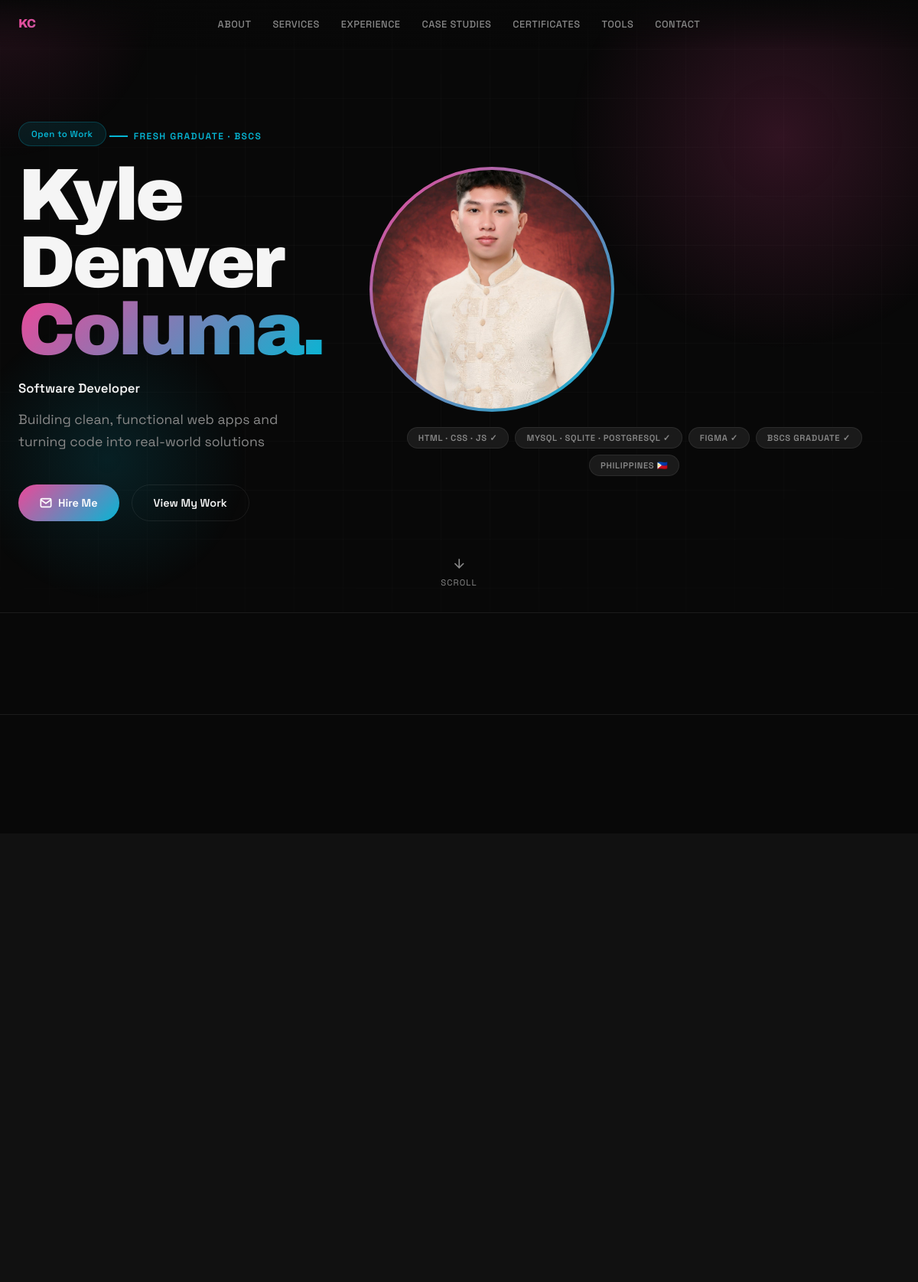
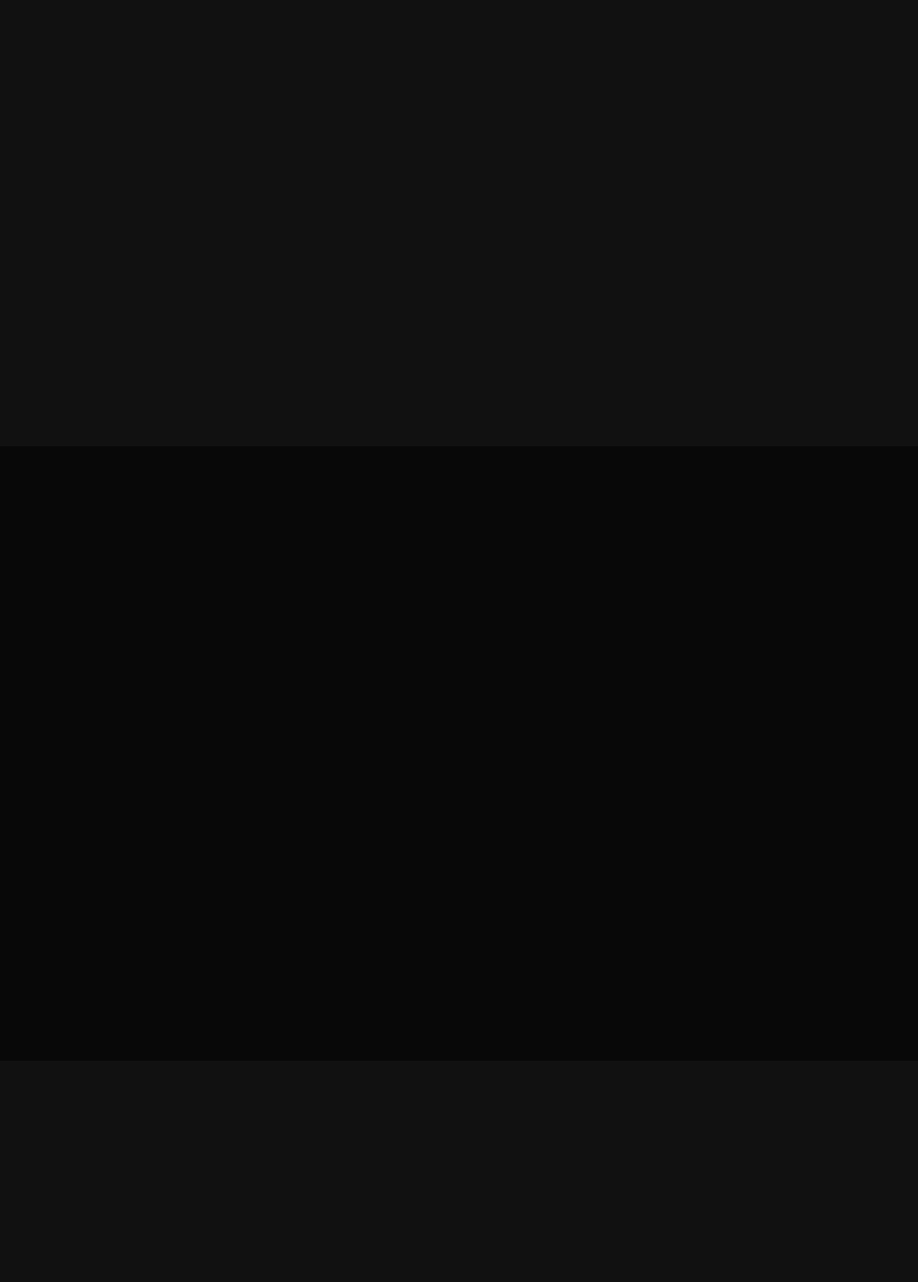
The page / (upper part) on the database its author committed (2 pictures, top to bottom).
### portfolio/models.py (models this page shows, shortened)
class SiteProfile(models.Model):
    logo_text = models.CharField(max_length=50, default='CJR')
    site_title = models.CharField(max_length=200, default='CJ Regasa — Virtual Assistant Portfolio')
    meta_description = models.TextField(
        default='Virtual Assistant, Customer Support Specialist, Shopify & E-commerce VA based in the Philippines.'
    )
    availability_badge = models.CharField(
        max_length=300,
        default='Available for Full-Time VA, Customer Support, Shopify & E-commerce Roles',
    )
    hero_tag = models.CharField(max_length=200, default='Philippines · Remote · GMT+8')
    hero_name_line1 = models.CharField(max_length=100, default='Celito John')
    hero_name_line2 = models.CharField(max_length=100, default='Regasa.')
    hero_role = models.CharField(
        max_length=300,
        default='Virtual Assistant | Customer Support Specialist | Shopify & E-commerce VA',
    )
    hero_subtitle = models.TextField(
        default=(
            'Helping businesses streamline operations, deliver excellent customer service, '
            'and grow their online presence through reliable virtual assistance, e-commerce support, '
            'and social media management.'
        )
    )
    hero_initials = models.CharField(max_length=10, default='CJ')
    profile_photo = models.FileField(upload_to='profile/', blank=True, null=True)
    brands_label = models.CharField(max_length=200, default="Brands & Companies I've Worked With")
    about_section_tag = models.CharField(max_length=100, default='About Me')
    about_title = models.CharField(max_length=200, default='Your Reliable Remote Partner.')
    about_bio_1 = models.TextField(blank=True)
    about_bio_2 = models.TextField(blank=True)
    about_bio_3 = models.TextField(blank=True)
    education_icon = models.CharField(max_length=10, default='🎓')
    education_title = models.CharField(max_length=200, default='BSEd English · Batch 2020')
    education_subtitle = models.CharField(max_length=200, default='Tarlac State University')
    services_section_tag = models.CharField(max_length=100, default='What I Do')
    services_title = models.CharField(max_length=200, default='Services Offered.')
    services_subtitle = models.TextField(
        default='From customer support to e-commerce and social media — I help businesses run smoother and grow online.'
    )
    experience_section_tag = models.CharField(max_length=100, default='Career Timeline')
    experience_title = models.CharField(max_length=200, default='Professional Experience.')
    experience_subtitle = models.TextField(
        default='7+ years across BPO, e-commerce, social media, and team training.'
    )
    testimonials_section_tag = models.CharField(max_length=100, default='Kind Words')
    testimonials_title = models.CharField(max_length=200, default='What Clients Say.')
    case_studies_section_tag = models.CharField(max_length=100, default='Real Work, Real Results')
    case_studies_title = models.CharField(max_length=200, default='Case Studies.')
    case_studies_subtitle = models.TextField(
        default='Detailed breakdowns of challenges, actions, and outcomes from real projects.'
    )
    tools_section_tag = models.CharField(max_length=100, default='Tech Stack')
    tools_title = models.CharField(max_length=200, default='Tools & Platforms.')
    tools_subtitle = models.TextField(
        default='The platforms and software I use daily to deliver results.'
    )
    certificates_section_tag = models.CharField(max_length=100, default='Credentials')
    certificates_title = models.CharField(max_length=200, default='Certificates & Training.')
    certificates_subtitle = models.TextField(
        default='Professional certifications and completed training programs.',
    )
    contact_section_tag = models.CharField(max_length=100, default='Get In Touch')
    contact_title = models.CharField(max_length=200, default='Ready to Work Together?')
    contact_subtitle = models.TextField(
        default=(
            "Send me a message and I'll get back to you within 24 hours. "
            "I'm open to full-time, part-time, and project-based remote roles."
        )
    )
    email = models.EmailField(default='celitojohn@gmail.com')
    phone = models.CharField(max_length=50, default='+63 981 717 4999')
    linkedin_url = models.URLField(blank=True, default='https://www.linkedin.com/in/cj-regasa')
    linkedin_label = models.CharField(max_length=100, default='LinkedIn — CJ Regasa')
    toast_message = models.CharField(
        max_length=200,
        default="Message sent! I'll get back to you within 24 hours.",
    )
    footer_line1 = models.CharField(
        max_length=300,
        default="© 2026 Celito John Regasa · O'Donnell, Capas, Tarlac, Philippines",
    )
    footer_line2 = models.CharField(
        max_length=200,
        default='Available for new projects · Philippines (GMT+8)',
    )
    class Meta:
        verbose_name = 'Site Profile'
        verbose_name_plural = 'Site Profile'
    @classmethod
    def load(cls):
        profile, _ = cls.objects.get_or_create(pk=1)
        return profile

class SkillChip(models.Model):
    label = models.CharField(max_length=100, help_text='Example: Shopify ✓')
    order = models.PositiveIntegerField(default=0)
    class Meta:
        ordering = ['order']
        verbose_name = 'Skill Chip'
        verbose_name_plural = 'Skill Chips'

### portfolio/views.py (the view)
# urls.py: 2. Add a URL to urlpatterns:  path('', views.home, name='home')
def home(request):
    profile = SiteProfile.load()
    context = {
        'profile': profile,
        'stats': Stat.objects.all(),
        'skill_chips': SkillChip.objects.all(),
        'brands': Brand.objects.all(),
        'values': Value.objects.all(),
        'services': Service.objects.all(),
        'experiences': Experience.objects.all(),
        'testimonials': Testimonial.objects.all(),
        'case_studies': CaseStudy.objects.all(),
        'certificates': Certificate.objects.all(),
        'tool_categories': ToolCategory.objects.prefetch_related('tools'),
    }
    return render(request, 'portfolio/index.html', context)

### portfolio/models.py (called while the page is built)
    def bullet_list(self):
        return [line.strip() for line in self.bullets.splitlines() if line.strip()]

    def challenge_list(self):
        return [line.strip() for line in self.challenges.splitlines() if line.strip()]

    def action_list(self):
        return [line.strip() for line in self.actions.splitlines() if line.strip()]

    def outcome_list(self):
        return [line.strip() for line in self.outcomes.splitlines() if line.strip()]

### portfolio/templates/portfolio/index.html (shortened to what this page needs)
{% load static %}
<!DOCTYPE html>
<html lang="en">
<head>
  <link rel="stylesheet" href="{% static 'portfolio/css/style.css' %}">
</head>
<body>
  <div id="glow"></div>
  <nav id="nav">
    <a href="#" class="logo">{{ profile.logo_text }}</a>
    <ul class="nav-links">
      <li><a href="#about">About</a></li>
      <li><a href="#services">Services</a></li>
      <li><a href="#experience">Experience</a></li>
      <li><a href="#case-studies">Case Studies</a></li>
      <li><a href="#certificates">Certificates</a></li>
      <li><a href="#tools">Tools</a></li>
      <li><a href="#contact">Contact</a></li>
    </ul>
  </nav>
  <section id="hero">
    <div class="hero-blob1"></div>
    <div class="hero-blob2"></div>
    <div class="hero-layout">
      <div class="hero-content">
        {% if profile.availability_badge %}
        <div class="availability-badge">{{ profile.availability_badge }}</div>
        {% endif %}
        <div class="hero-tag">{{ profile.hero_tag }}</div>
        <h1 class="hero-title">
          <span class="line1">{{ profile.hero_name_line1 }}</span>
          <span class="line2">{{ profile.hero_name_line2 }}</span>
        </h1>
        <p class="hero-role">{{ profile.hero_role }}</p>
        <p class="hero-sub">{{ profile.hero_subtitle }}</p>
        <div class="hero-ctas">
          <a href="#contact" class="btn-primary">
            <svg width="16" height="16" viewBox="0 0 24 24" fill="none" stroke="currentColor" stroke-width="2.5"><path d="M4 4h16c1.1 0 2 .9 2 2v12c0 1.1-.9 2-2 2H4c-1.1 0-2-.9-2-2V6c0-1.1.9-2 2-2z"/><polyline points="22,6 12,13 2,6"/></svg>
            Hire Me
          </a>
          <a href="#case-studies" class="btn-ghost">View My Work</a>
        </div>
      </div>
      <div class="hero-visual">
        <div class="profile-ring">
          {% if profile.profile_photo %}
          <img src="{{ profile.profile_photo.url }}" alt="{{ profile.hero_name_line1 }}" class="profile-photo" onerror="this.onerror=null; this.src='{% static 'portfolio/img/profile.jpg' %}';">
          {% else %}
          <img src="{% static 'portfolio/img/profile.jpg' %}" alt="{{ profile.hero_name_line1 }}" class="profile-photo">
          {% endif %}
        </div>
        {% if skill_chips %}
        <div class="skill-chips">
          {% for chip in skill_chips %}
          <span class="skill-chip">{{ chip.label }}</span>
          {% endfor %}
        </div>
        {% endif %}
      </div>
    </div>
    <div class="hero-scroll">
      <svg viewBox="0 0 24 24" stroke-width="2" fill="none"><path d="M12 5v14M5 12l7 7 7-7"/></svg>
      Scroll
    </div>
  </section>
  {% if stats %}
  <div class="stats-bar" id="stats">
  </div>
  {% endif %}
  <section id="about">
    <div class="about-grid">
    </div>
  </section>
  <section id="services">
    {% if services %}
    <div class="skills-grid">
    </div>
    {% endif %}
  </section>
  <section id="experience">
  </section>
</body>
</html>

### rows shown on the page
SiteProfile: logo_text "KC", availability_badge "Open to Work", hero_tag "FRESH GRADUATE · BSCS", hero_name_line1 "Kyle Denver", hero_name_line2 "Columa.", hero_role "Software Developer", hero_subtitle "Building clean, functional web apps and turning code into real-world solutions", profile_photo (picture)
SkillChip: label "HTML · CSS · JS ✓"
SkillChip: label "MYSQL · SQLITE · POSTGRESQL ✓"
SkillChip: label "FIGMA ✓"
SkillChip: label "BSCS GRADUATE ✓"
SkillChip: label "PHILIPPINES 🇵🇭"
